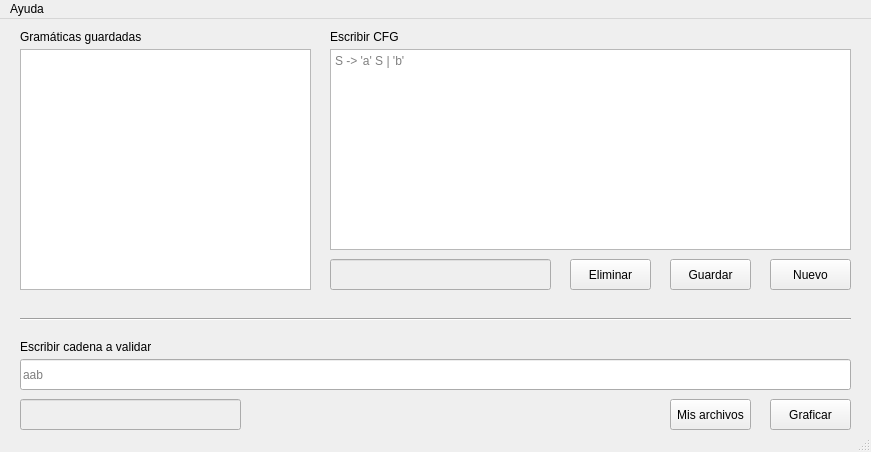
<?xml version="1.0" encoding="UTF-8"?>
<ui version="4.0">
 <class>MainWindow</class>
 <widget class="QMainWindow" name="MainWindow">
  <property name="enabled">
   <bool>true</bool>
  </property>
  <property name="geometry">
   <rect>
    <x>0</x>
    <y>0</y>
    <width>871</width>
    <height>452</height>
   </rect>
  </property>
  <property name="windowTitle">
   <string>CFG</string>
  </property>
  <property name="windowIcon">
   <iconset>
    <normaloff>chime_in.png</normaloff>chime_in.png</iconset>
  </property>
  <property name="styleSheet">
   <string notr="true"/>
  </property>
  <widget class="QWidget" name="centralwidget">
   <widget class="QLabel" name="label">
    <property name="geometry">
     <rect>
      <x>20</x>
      <y>10</y>
      <width>191</width>
      <height>16</height>
     </rect>
    </property>
    <property name="layoutDirection">
     <enum>Qt::LeftToRight</enum>
    </property>
    <property name="text">
     <string>Gramáticas guardadas</string>
    </property>
    <property name="alignment">
     <set>Qt::AlignLeading|Qt::AlignLeft|Qt::AlignVCenter</set>
    </property>
   </widget>
   <widget class="QLabel" name="label_2">
    <property name="geometry">
     <rect>
      <x>330</x>
      <y>10</y>
      <width>241</width>
      <height>16</height>
     </rect>
    </property>
    <property name="layoutDirection">
     <enum>Qt::LeftToRight</enum>
    </property>
    <property name="text">
     <string>Escribir CFG</string>
    </property>
    <property name="alignment">
     <set>Qt::AlignLeading|Qt::AlignLeft|Qt::AlignVCenter</set>
    </property>
   </widget>
   <widget class="QLineEdit" name="lineEditCadena">
    <property name="geometry">
     <rect>
      <x>20</x>
      <y>340</y>
      <width>831</width>
      <height>31</height>
     </rect>
    </property>
    <property name="autoFillBackground">
     <bool>false</bool>
    </property>
    <property name="frame">
     <bool>true</bool>
    </property>
    <property name="placeholderText">
     <string>aab</string>
    </property>
    <property name="clearButtonEnabled">
     <bool>true</bool>
    </property>
   </widget>
   <widget class="QLabel" name="label_3">
    <property name="geometry">
     <rect>
      <x>20</x>
      <y>320</y>
      <width>131</width>
      <height>16</height>
     </rect>
    </property>
    <property name="layoutDirection">
     <enum>Qt::LeftToRight</enum>
    </property>
    <property name="text">
     <string>Escribir cadena a validar</string>
    </property>
    <property name="alignment">
     <set>Qt::AlignLeading|Qt::AlignLeft|Qt::AlignVCenter</set>
    </property>
   </widget>
   <widget class="QTextEdit" name="textEditCFG">
    <property name="geometry">
     <rect>
      <x>330</x>
      <y>30</y>
      <width>521</width>
      <height>201</height>
     </rect>
    </property>
    <property name="styleSheet">
     <string notr="true"/>
    </property>
    <property name="frameShape">
     <enum>QFrame::StyledPanel</enum>
    </property>
    <property name="frameShadow">
     <enum>QFrame::Plain</enum>
    </property>
    <property name="placeholderText">
     <string>S -&gt; 'a' S | 'b'</string>
    </property>
   </widget>
   <widget class="QPushButton" name="btnGuardarCFG">
    <property name="geometry">
     <rect>
      <x>670</x>
      <y>240</y>
      <width>81</width>
      <height>31</height>
     </rect>
    </property>
    <property name="toolTip">
     <string>Guardar o editar CFG</string>
    </property>
    <property name="text">
     <string>Guardar</string>
    </property>
    <property name="flat">
     <bool>false</bool>
    </property>
   </widget>
   <widget class="Line" name="line_2">
    <property name="geometry">
     <rect>
      <x>20</x>
      <y>290</y>
      <width>831</width>
      <height>20</height>
     </rect>
    </property>
    <property name="orientation">
     <enum>Qt::Horizontal</enum>
    </property>
   </widget>
   <widget class="QLineEdit" name="lineEditCFGVF">
    <property name="enabled">
     <bool>false</bool>
    </property>
    <property name="geometry">
     <rect>
      <x>330</x>
      <y>240</y>
      <width>221</width>
      <height>31</height>
     </rect>
    </property>
    <property name="font">
     <font>
      <pointsize>10</pointsize>
      <weight>50</weight>
      <bold>false</bold>
      <strikeout>false</strikeout>
     </font>
    </property>
    <property name="mouseTracking">
     <bool>false</bool>
    </property>
    <property name="autoFillBackground">
     <bool>false</bool>
    </property>
    <property name="styleSheet">
     <string notr="true">color: rgb(255, 0, 0);</string>
    </property>
    <property name="text">
     <string/>
    </property>
    <property name="alignment">
     <set>Qt::AlignCenter</set>
    </property>
    <property name="readOnly">
     <bool>true</bool>
    </property>
    <property name="placeholderText">
     <string/>
    </property>
   </widget>
   <widget class="QLineEdit" name="lineEditCadenaVF">
    <property name="enabled">
     <bool>false</bool>
    </property>
    <property name="geometry">
     <rect>
      <x>20</x>
      <y>380</y>
      <width>221</width>
      <height>31</height>
     </rect>
    </property>
    <property name="font">
     <font>
      <pointsize>10</pointsize>
     </font>
    </property>
    <property name="mouseTracking">
     <bool>false</bool>
    </property>
    <property name="styleSheet">
     <string notr="true">color: rgb(0, 170, 0);</string>
    </property>
    <property name="text">
     <string/>
    </property>
    <property name="alignment">
     <set>Qt::AlignCenter</set>
    </property>
    <property name="readOnly">
     <bool>true</bool>
    </property>
    <property name="placeholderText">
     <string/>
    </property>
   </widget>
   <widget class="QPushButton" name="btnEliminarCFG">
    <property name="geometry">
     <rect>
      <x>570</x>
      <y>240</y>
      <width>81</width>
      <height>31</height>
     </rect>
    </property>
    <property name="toolTip">
     <string>Eliminar CFG</string>
    </property>
    <property name="text">
     <string>Eliminar</string>
    </property>
   </widget>
   <widget class="QPushButton" name="btnGraficar">
    <property name="geometry">
     <rect>
      <x>770</x>
      <y>380</y>
      <width>81</width>
      <height>31</height>
     </rect>
    </property>
    <property name="toolTip">
     <string>Graficar arboles</string>
    </property>
    <property name="whatsThis">
     <string/>
    </property>
    <property name="text">
     <string>Graficar</string>
    </property>
   </widget>
   <widget class="QPushButton" name="btnArchivos">
    <property name="geometry">
     <rect>
      <x>670</x>
      <y>380</y>
      <width>81</width>
      <height>31</height>
     </rect>
    </property>
    <property name="toolTip">
     <string>Ver arboles generados</string>
    </property>
    <property name="whatsThis">
     <string/>
    </property>
    <property name="text">
     <string>Mis archivos</string>
    </property>
   </widget>
   <widget class="QTableWidget" name="tableWidget">
    <property name="geometry">
     <rect>
      <x>20</x>
      <y>30</y>
      <width>291</width>
      <height>241</height>
     </rect>
    </property>
    <property name="selectionBehavior">
     <enum>QAbstractItemView::SelectRows</enum>
    </property>
    <attribute name="horizontalHeaderHighlightSections">
     <bool>false</bool>
    </attribute>
    <attribute name="verticalHeaderHighlightSections">
     <bool>false</bool>
    </attribute>
   </widget>
   <widget class="QPushButton" name="btnNuevoCFG">
    <property name="geometry">
     <rect>
      <x>770</x>
      <y>240</y>
      <width>81</width>
      <height>31</height>
     </rect>
    </property>
    <property name="toolTip">
     <string>Escribir nuevo CFG</string>
    </property>
    <property name="text">
     <string>Nuevo</string>
    </property>
    <property name="flat">
     <bool>false</bool>
    </property>
   </widget>
   <zorder>lineEditCadenaVF</zorder>
   <zorder>lineEditCFGVF</zorder>
   <zorder>label</zorder>
   <zorder>label_2</zorder>
   <zorder>label_3</zorder>
   <zorder>btnGuardarCFG</zorder>
   <zorder>line_2</zorder>
   <zorder>btnEliminarCFG</zorder>
   <zorder>btnGraficar</zorder>
   <zorder>btnArchivos</zorder>
   <zorder>textEditCFG</zorder>
   <zorder>lineEditCadena</zorder>
   <zorder>tableWidget</zorder>
   <zorder>btnNuevoCFG</zorder>
  </widget>
  <widget class="QMenuBar" name="menubar">
   <property name="geometry">
    <rect>
     <x>0</x>
     <y>0</y>
     <width>871</width>
     <height>21</height>
    </rect>
   </property>
   <widget class="QMenu" name="menuAyuda">
    <property name="title">
     <string>Ayuda</string>
    </property>
    <addaction name="actionComo_usar"/>
    <addaction name="separator"/>
    <addaction name="actionAcerca_de"/>
   </widget>
   <addaction name="menuAyuda"/>
  </widget>
  <widget class="QStatusBar" name="statusbar"/>
  <action name="actionComo_usar">
   <property name="icon">
    <iconset>
     <normaloff>C:/Users/alexi/Dropbox/Mi Carpeta/Iconos/question1.png</normaloff>C:/Users/alexi/Dropbox/Mi Carpeta/Iconos/question1.png</iconset>
   </property>
   <property name="text">
    <string>Cómo usar</string>
   </property>
  </action>
  <action name="actionAcerca_de">
   <property name="icon">
    <iconset>
     <normaloff>C:/Users/alexi/Dropbox/Mi Carpeta/Iconos/info1.png</normaloff>C:/Users/alexi/Dropbox/Mi Carpeta/Iconos/info1.png</iconset>
   </property>
   <property name="text">
    <string>Acerca de</string>
   </property>
  </action>
 </widget>
 <resources/>
 <connections/>
</ui>
